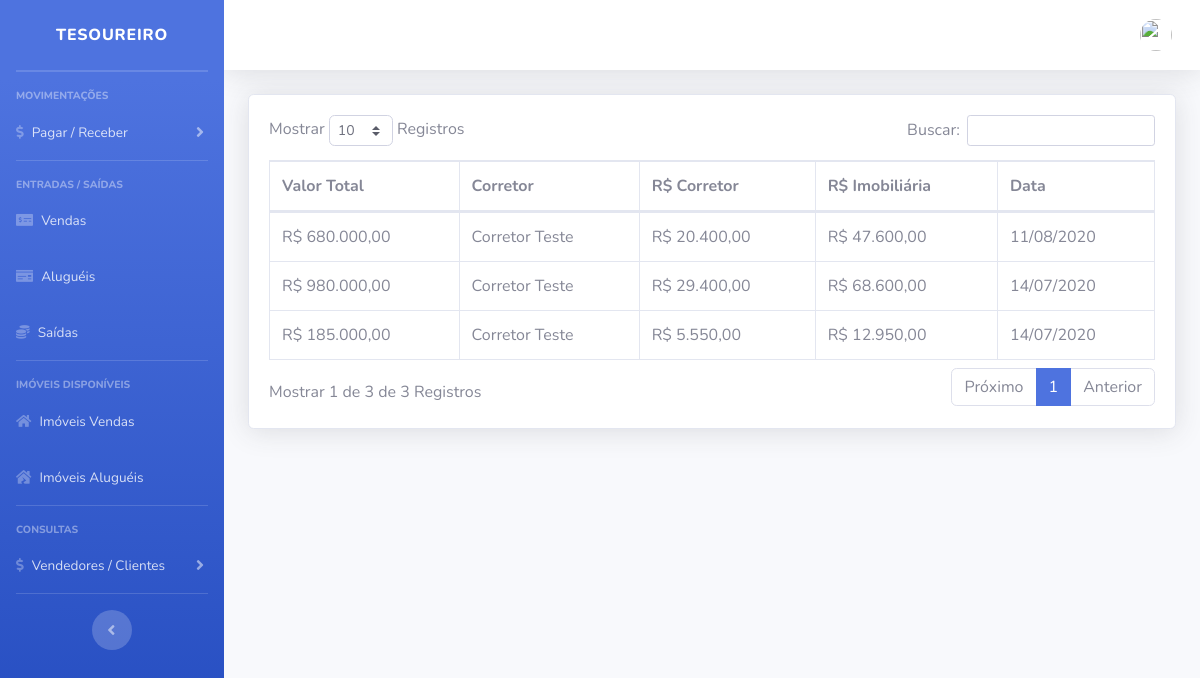
Screenshot of /imobiliaria/sistema/painel-tesouraria/index.php?pag=vendas with the database file from the repository.
### tables this page shows
CREATE TABLE `entradas` (
  `id` int(11) NOT NULL,
  `valor` decimal(10,2) NOT NULL,
  `tesoureiro` varchar(20) NOT NULL,
  `corretor` varchar(20) NOT NULL,
  `valor_corretor` decimal(10,2) NOT NULL,
  `valor_caixa` decimal(10,2) NOT NULL,
  `data` date NOT NULL,
  `tipo` varchar(10) NOT NULL
);

CREATE TABLE `corretores` (
  `id` int(11) NOT NULL,
  `nome` varchar(50) NOT NULL,
  `cpf` varchar(20) NOT NULL,
  `telefone` varchar(15) NOT NULL,
  `email` varchar(50) NOT NULL,
  `endereco` varchar(100) NOT NULL,
  `foto` varchar(100) NOT NULL,
  `descricao` varchar(90) DEFAULT NULL,
  `twitter` varchar(150) DEFAULT NULL,
  `facebook` varchar(150) DEFAULT NULL,
  `corretor` tinyint(1) DEFAULT NULL,
  `creci` varchar(15) DEFAULT NULL
);

### imobiliaria/sistema/painel-tesouraria/vendas.php (the view, shortened to what this page needs)
<?php
include_once("../../conexao.php");
?>
<div class="card shadow mb-4">
    <div class="card-body">
        <div class="table-responsive">
            <table class="table table-bordered" id="dataTable" width="100%" cellspacing="0">
                <thead>
                    <tr>
                        <th>Valor Total</th>
                        <th>Corretor</th>
                        <th>R$ Corretor</th>
                        <th>R$ Imobiliária</th>
                        <th>Data</th>
                    </tr>
                </thead>
                <tbody>
                     <?php
                  $query = $pdo->query("SELECT * FROM entradas where tipo = 'Venda' order by id desc  ");
                  $res = $query->fetchAll(PDO::FETCH_ASSOC);
                  for ($i=0; $i < count($res); $i++) {
                      $data = $res[$i]['data'];
                      $valor = $res[$i]['valor'];
                      $corretor = $res[$i]['corretor'];
                      $valorCorretor = $res[$i]['valor_corretor'];
                      $valorCaixa = $res[$i]['valor_caixa'];
                      $data = implode('/', array_reverse(explode('-', $data)));
                      $valor = number_format($valor, 2, ',', '.');
                      $valorCorretor = number_format($valorCorretor, 2, ',', '.');
                      $valorCaixa = number_format($valorCaixa, 2, ',', '.');
                       $res_2 = $pdo->query("SELECT * FROM corretores where cpf = '" . $corretor . "' ");
                    $dados_2 = $res_2->fetchAll(PDO::FETCH_ASSOC);
                    @$nomeCorretor = $dados_2[0]['nome'];
                      ?>
                    <tr>
                        <td>R$ <?php echo $valor ?></td>
                        <td><?php echo $nomeCorretor ?></td>
                        <td>R$ <?php echo $valorCorretor ?></td>
                        <td>R$ <?php echo $valorCaixa ?></td>
                        <td><?php echo $data ?></td>
                    </tr>
                   <?php } ?>
                </tbody>
            </table>
        </div>
    </div>
</div>

### rows the page displays
entradas: valor "680.000,00", corretores.nome "Corretor Teste", valor_corretor "20.400,00", valor_caixa "47.600,00", data "11/08/2020"
entradas: valor "980.000,00", corretores.nome "Corretor Teste", valor_corretor "29.400,00", valor_caixa "68.600,00", data "14/07/2020"
entradas: valor "185.000,00", corretores.nome "Corretor Teste", valor_corretor "5.550,00", valor_caixa "12.950,00", data "14/07/2020"
